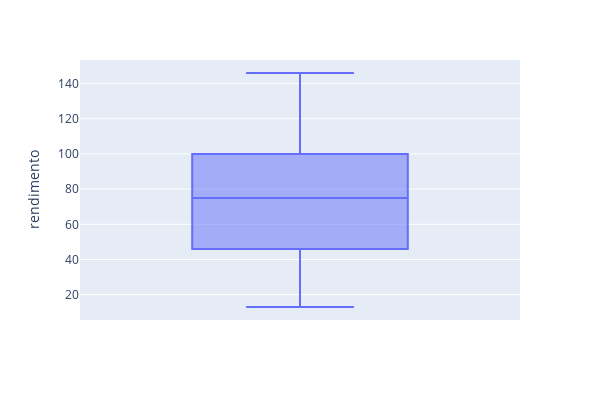

Source (notebook cell):
### Markdown cell above
**Rendimento**

### Code cell
boxplot = px.box(
    df, y = "rendimento"
)
boxplot.update_layout(
    width=600,  
    height=400,
)
boxplot.show()

### Figure 1 — Plotly figure (JSON) as saved in the notebook; plotly's stock layout.template omitted (floating-point values rounded to 4 significant figures; data arrays with more than 128 entries replaced by an {"elided": "..."} marker saying what was removed)
{"data": [{"alignmentgroup": "True", "hovertemplate": "rendimento=%{y}<extra></extra>", "legendgroup": "", "marker": {"color": "#636efa"}, "name": "", "notched": false, "offsetgroup": "", "orientation": "v", "showlegend": false, "type": "box", "x0": " ", "xaxis": "x", "y": {"elided": "2000 int values"}, "y0": " ", "yaxis": "y"}], "layout": {"boxmode": "group", "height": 400, "legend": {"tracegroupgap": 0}, "margin": {"t": 60}, "width": 600, "xaxis": {"anchor": "y", "domain": [0, 1]}, "yaxis": {"anchor": "x", "domain": [0, 1], "title": {"text": "rendimento"}}}}
